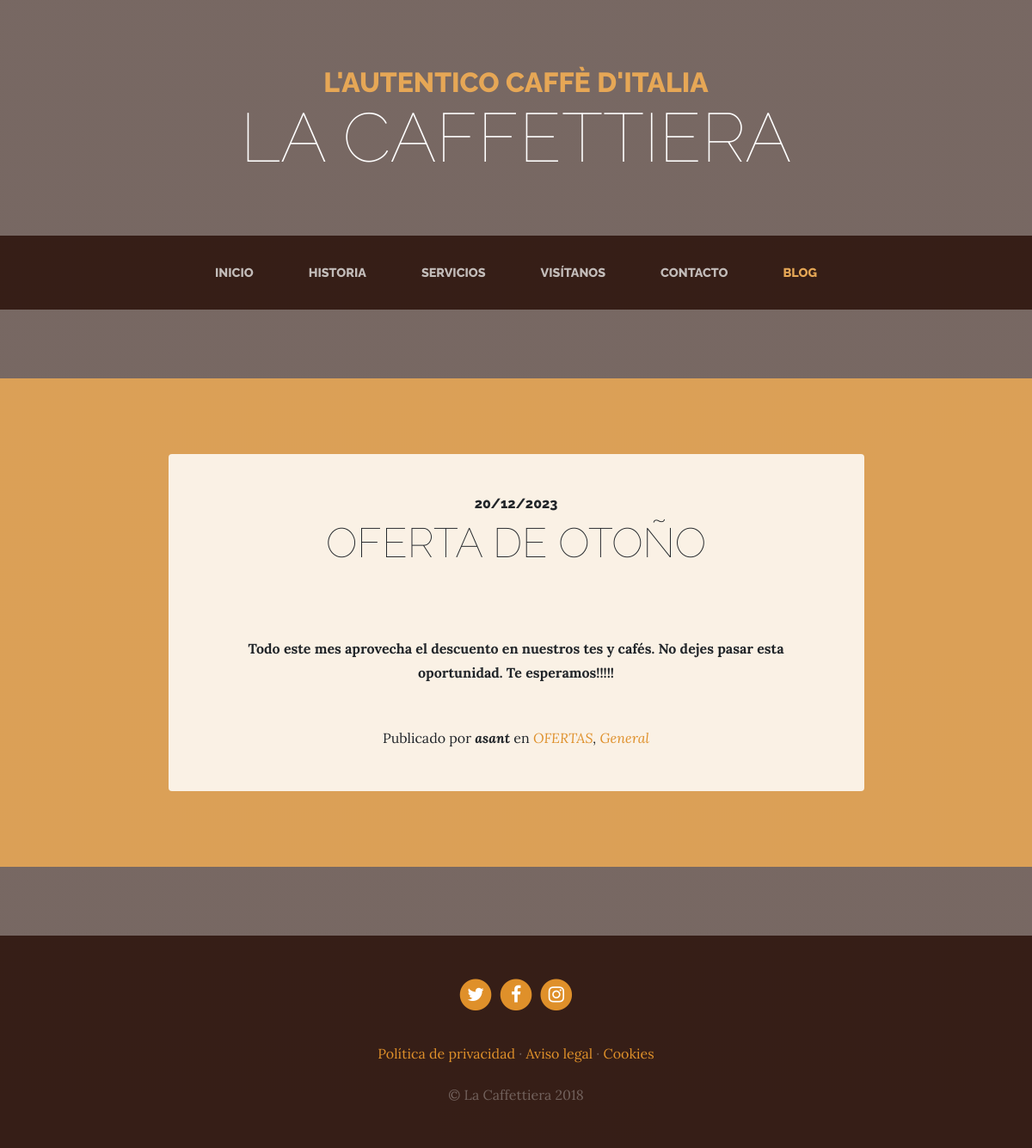
Screenshot of /blog/ with the database file from the repository.
### blog/models.py (models this page shows, shortened)
class Post(models.Model):
    title = models.CharField(max_length=200, verbose_name="Titulo") # caracter de texto
    content = RichTextField(verbose_name="Contenido") # caracter de texto no tiene tamaño concreto
    published = models.DateTimeField(verbose_name="Fecha de Publicacion",default=timezone.now)  # Usar timezone.now sin ejecutar la función
    image = models.ImageField(upload_to="blog", verbose_name="Imagen", null=True, blank=True)  # imagen puede ser nulo
    author = models.ForeignKey(User, on_delete=models.CASCADE, verbose_name="Autor") # llave foranea
    category = models.ManyToManyField(Category, related_name="get_posts", verbose_name="Categoria") # llave foranea
    created = models.DateTimeField(auto_now_add=True, verbose_name="Fecha de creacion")  # fecha de creacion
    updated = models.DateTimeField(auto_now=True, verbose_name="Fecha de edicion")  # fecha de actualizacion
    class Meta:
        verbose_name = 'entrada'
        verbose_name_plural = 'entradas'
        ordering = ['-created'] # ordenar por fecha de creacion de lo mas nuevo al viejo

class Category(models.Model):
    name = models.CharField(max_length=100, verbose_name="Nombre") # caracter de texto
    created= models.DateTimeField(auto_now_add=True,  verbose_name="Fecha de creacion")# fecha de creacion
    updated= models.DateTimeField(auto_now=True,  verbose_name="Fecha de edicion") # fecha de actualizacion
    class Meta:
        verbose_name = 'categoria'
        verbose_name_plural = 'categorias'
        ordering = ['-created'] # ordenar por fecha de creacion de lo mas nuevo al viejo

### pages/models.py (models this page shows, shortened)
class Page(models.Model):
   title= models.CharField(verbose_name="Titulo",max_length=200)
   content = RichTextField(verbose_name="Contenido")
   order = models.IntegerField(verbose_name="Orden", default=0)
   created = models.DateTimeField(auto_now_add=True, verbose_name="Fecha de creacion")  # fecha de creacion
   updated = models.DateTimeField(auto_now=True, verbose_name="Fecha de edicion")  # fecha de actualizacion
   class Meta:
      verbose_name = 'pagina'
      verbose_name_plural = 'paginas'
      ordering = ['order','title']  # ordenar por fecha de creacion de lo mas nuevo al viejo

### blog/views.py (the view)
# urls.py: path('', views.blog, name="blog"),
def blog(request):
    posts = Post.objects.all()
    return render(request, "blog/blog.html", {"posts": posts})

### pages/templatetags/pages_extras.py (called while the page is built)
@register.simple_tag()
def get_page_list():
    pages = Page.objects.all()
    return pages

### social/processors.py (called while the page is built)
def context_dict(request):
    context = {}
    links = Links.objects.all()
    for link in links:
        context[link.key] = link.url
    return context

### blog/templates/blog/blog.html (shortened to what this page needs)
   {% extends 'core/base.html' %}
    {% load static %}
{% block content %}
     {% for post in posts %}
      <section class="page-section cta">
        <div class="container">
          <div class="row">
            <div class="col-xl-9 mx-auto">
              <div class="cta-innerv text-center rounded">
                <h2 class="section-heading mb-5">
                  <span class="section-heading-upper">{{ post.published|date:"SHORT_DATE_FORMAT" }}</span>
                  <span class="section-heading-lower">{{post.title}}</span>
                </h2>
                <p class="mb-0 mbt">
                 {{post.content|safe}}
                </p>
                <p class="mb-0 mbt">
                  <span class="section-heading-under">Publicado por <em><b>{{post.author}}</b></em> en
                    <em>
                      {% for category in post.category.all %}
                     <a href="{% url 'category' category.id %}" class="link">{{ category.name }}</a>{% if not forloop.last %},{% endif %}
                      {% endfor %}
                    </em>
                  </span>
                </p>
              </div>
            </div>
          </div>
        </div>
      </section>
     {% endfor %}
    {% endblock %}

### core/templates/core/base.html (shortened to what this page needs)
<!DOCTYPE html>
<html lang="es">
  <head>
    {% load static %}
    <link href="{% static 'core/vendor/bootstrap/css/bootstrap.min.css' %}" rel="stylesheet">
    <link href="{% static 'core/vendor/font-awesome/css/font-awesome.min.css' %}" rel="stylesheet" type="text/css">
    <link href="{% static 'core/css/business-casual.css'%}" rel="stylesheet">
  </head>
  <body>
    <h1 class="site-heading text-center text-white d-none d-lg-block">
      <span class="site-heading-upper text-primary mb-3">L'autentico caffè d'italia</span>
      <span class="site-heading-lower">La Caffettiera</span>
    </h1>
     <nav class="navbar navbar-expand-lg navbar-dark py-lg-4" id="mainNav">
      <div class="container">
        <div class="collapse navbar-collapse" id="navbarResponsive">
          <ul class="navbar-nav mx-auto">
            <li class="nav-item px-lg-4 {% if request.path == '/' %}active{% endif %}">
              <a class="nav-link text-uppercase text-expanded" href="{% url 'home' %}">Inicio</a>
            </li>
            <li class="nav-item px-lg-4 {% if request.path == '/about/' %}active{% endif %}">
              <a class="nav-link text-uppercase text-expanded" href="{% url 'about' %}">Historia</a>
            </li>
            <li class="nav-item px-lg-4 {% if request.path == '/services/' %}active{% endif %}">
              <a class="nav-link text-uppercase text-expanded" href="{% url 'services' %}">Servicios</a>
            </li>
            <li class="nav-item px-lg-4 {% if request.path == '/store/' %}active{% endif %}">
              <a class="nav-link text-uppercase text-expanded" href="{% url 'store' %}">Visítanos</a>
            </li>
            <li class="nav-item px-lg-4 {% if request.path == '/contact/' %}active{% endif %}">
              <a class="nav-link text-uppercase text-expanded" href="{% url 'contact' %}">Contacto</a>
            </li>
            <li class="nav-item px-lg-4 {% if request.path|slice:":6"  == '/blog/' %}active{% endif %}">
    <a class="nav-link text-uppercase text-expanded" href="{% url 'blog' %}">Blog</a>
</li>
          </ul>
        </div>
      </div>
    </nav>
    {% block content %}{% endblock%}
    <footer class="footer text-faded text-center py-5">
      <div class="container">
        <p class="m-0">
            {% if LINK_TWITTER %}
	        <a href="{{LINK_TWITTER}}" class="link">
	          <span class="fa-stack fa-lg">
	            <i class="fa fa-circle fa-stack-2x"></i>
	            <i class="fa fa-twitter fa-stack-1x fa-inverse"></i>
	          </span>
	        </a>
            {% endif %}
              {% if LINK_FACEBOOCK %}
	        <a href="{{LINK_FACEBOOCK}}" class="link">
	          <span class="fa-stack fa-lg">
	            <i class="fa fa-circle fa-stack-2x"></i>
	            <i class="fa fa-facebook fa-stack-1x fa-inverse"></i>
	          </span>
	        </a>
            {% endif %}
            {% if LINK_INSTAGRAM %}
	        <a href="{{LINK_INSTAGRAM}}" class="link">
	          <span class="fa-stack fa-lg">
	            <i class="fa fa-circle fa-stack-2x"></i>
	            <i class="fa fa-instagram fa-stack-1x fa-inverse"></i>
	          </span>
	        </a>
            {% endif %}
	    </p>
        <p class="m-0 mbt">
            {% load pages_extras %}
            {% get_page_list as page_list %}
            {% for page in page_list %}
            <a href="{% url 'page' page.id  %}" class="link">{{page.title}}</a> {% if not forloop.last %}·{% endif %}
            {% endfor %}
		</p>
        <p class="m-0 mbt1">&copy; La Caffettiera 2018</p>
      </div>
	</footer>
  </body>
</html>

### core/static/core/css/business-casual.css (style rules this page uses)
body { font-family: 'Lora'; background: linear-gradient(rgba(47, 23, 15, 0.65), rgba(47, 23, 15, 0.65)), url("../img/bg.jpg"); background-attachment: fixed; background-position: center; background-size: cover; }
h1, h2, h3, h4, h5, h6 { font-family: 'Raleway'; }
p { line-height: 1.75; }
.text-faded { color: rgba(255, 255, 255, 0.3); }
.site-heading { margin-top: 5rem; margin-bottom: 5rem; text-transform: uppercase; line-height: 1; font-family: 'Raleway'; }
.site-heading .site-heading-upper { display: block; font-size: 2rem; font-weight: 800; }
.site-heading .site-heading-lower { font-size: 5rem; font-weight: 100; line-height: 4rem; }
.page-section { margin-top: 5rem; margin-bottom: 5rem; }
.section-heading { text-transform: uppercase; }
.section-heading .section-heading-upper { display: block; font-size: 1rem; font-weight: 800; padding-bottom:.5rem; }
.section-heading .section-heading-lower { display: block; font-size: 3rem; font-weight: 100; }
#mainNav { background-color: rgba(47, 23, 15, 0.9); font-family: 'Raleway'; }
#mainNav .navbar-nav .nav-item .nav-link { color: rgba(255, 255, 255, 0.7); font-weight: 800; }
#mainNav .navbar-nav .nav-item.active .nav-link { color: #e6a756; }
@media (min-width: 992px) { #mainNav .navbar-nav .nav-item .nav-link { font-size: 0.9rem; } }
.cta { padding-top: 5rem; padding-bottom: 5rem; background-color: rgba(230, 167, 86, 0.9); }
.cta .cta-innerv { position: relative; padding: 3rem; margin: 0.5rem; background-color: rgba(255, 255, 255, 0.85); }
.footer { background-color: rgba(47, 23, 15, 0.9); }
.text-primary { color: #e6a756 !important; }
.mbt { padding-top: 2rem; }
.mbt1 { padding-top: 1.25rem; }
a.link { color: #df902a; }

### rows the page displays
Post: published "20/12/2023", title "OFERTA DE OTOÑO", content "Todo este mes aprovecha el descuento en nuestros tes y cafés. No dejes pasar esta oportunidad. Te esperamos!!!!!", author "asant"
Category: name "OFERTAS"
Category: name "General"
Page: title "Política de privacidad"
Page: title "Aviso legal"
Page: title "Cookies"
